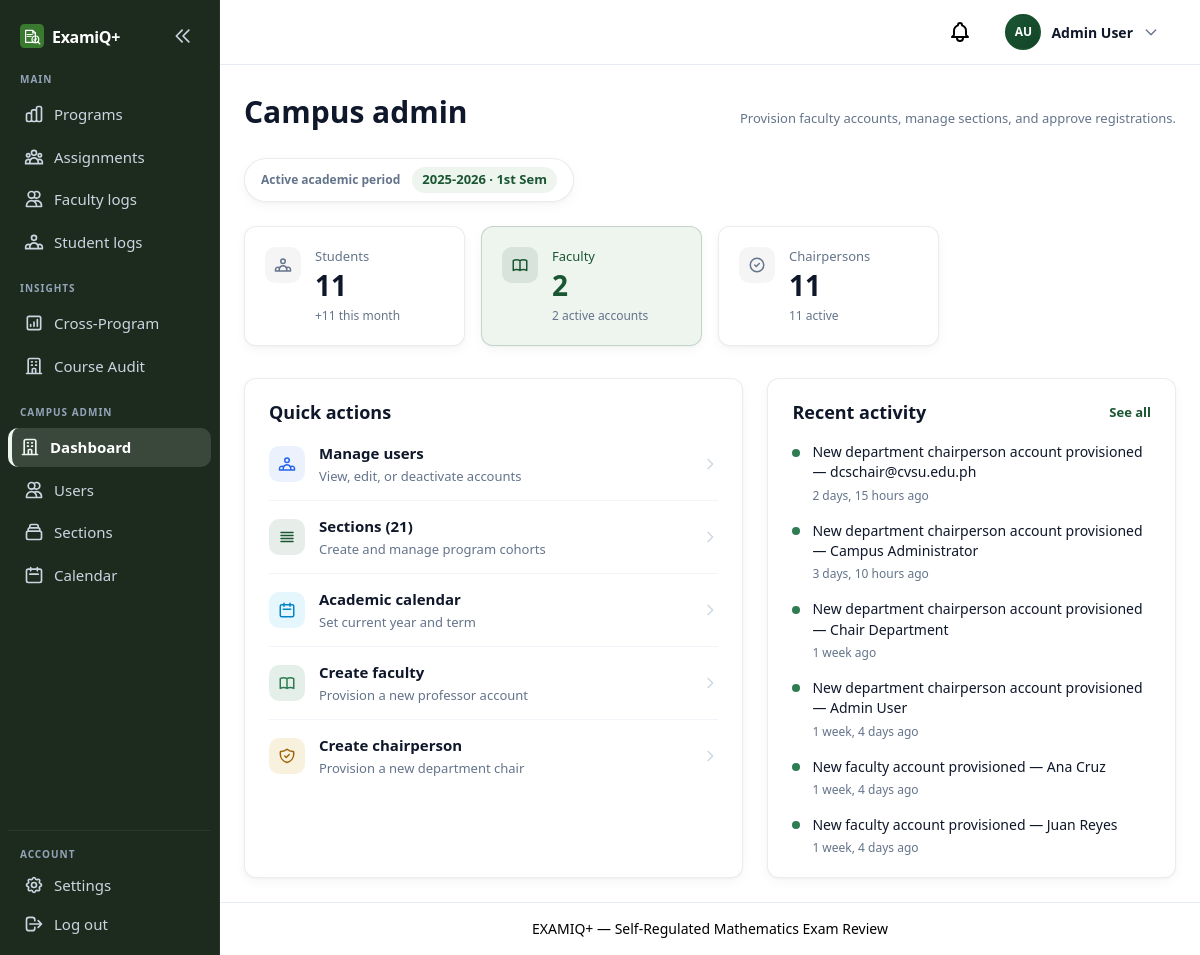
The app's page /campus/ (signed in) with its own data.
### apps/users/models.py (models this page shows, shortened)
class User(AbstractUser):
    class Role(models.TextChoices):
        STUDENT = "student", "Student"
        PROFESSOR = "professor", "Faculty"
        CHAIRPERSON = "chairperson", "Department Chairperson"
        CAMPUS_ADMIN = "campus_admin", "Campus Administrator"
    class ApprovalStatus(models.TextChoices):
        APPROVED = "approved", "Approved"
        PENDING = "pending", "Pending"
        REJECTED = "rejected", "Rejected"
    class HomeDegreeProgram(models.TextChoices):
        CS = "cs", "Computer Science"
        IT = "it", "Information Technology"
        BSED_MATH = "bsed_math", "BSEd Mathematics"
        PSYCHOLOGY = "psychology", "Psychology"
        MARKETING = "marketing", "Marketing"
        HR = "hr", "Human Resources"
        HOSPITALITY = "hospitality", "Hospitality Management"
        CRIMINOLOGY = "criminology", "Criminology"
    username = None
    email = models.EmailField(unique=True)
    role = models.CharField(
        max_length=20,
        choices=Role.choices,
        default=Role.STUDENT,
    )
    department = models.ForeignKey(
        Department,
        on_delete=models.SET_NULL,
        null=True,
        blank=True,
        related_name="users",
    )
    home_degree_program = models.CharField(
        max_length=20,
        choices=HomeDegreeProgram.choices,
        blank=True,
        default="",
        help_text="Student's home degree program — scopes review course offerings.",
    )
    year_level = models.ForeignKey(
        "questions.YearLevel",
        on_delete=models.SET_NULL,
        null=True,
        blank=True,
        related_name="students",
        help_text="Student's current year level — scopes available subjects.",
    )
    section = models.ForeignKey(
        ProgramSection,
        on_delete=models.SET_NULL,
        null=True,
        blank=True,
        related_name="students",
        help_text="Student's cohort section for the current academic year.",
    )
    password_changed_at = models.DateTimeField(
        null=True,
        blank=True,
        help_text="When the user last changed their password.",
    )
    middle_name = models.CharField(max_length=150, blank=True, default="")
    profile_photo = models.ImageField(upload_to="profile_photos/", blank=True, null=True)
    student_number = models.CharField(
        max_length=9,
        unique=True,
        null=True,
        blank=True,
        help_text="Nine-digit student ID (students only).",
    )
    employee_id = models.CharField(
        max_length=50,
        blank=True,
        default="",
        help_text="Employee ID for faculty and chairperson accounts.",
    )
    phone_number = models.CharField(
        max_length=11,
        blank=True,
        default="",
        help_text="Eleven-digit mobile number.",
    )
    approval_status = models.CharField(
        max_length=20,
        choices=ApprovalStatus.choices,
        default=ApprovalStatus.APPROVED,
    )
    USERNAME_FIELD = "email"
    REQUIRED_FIELDS: list[str] = []
    objects = UserManager()
    class Meta:
        verbose_name = "User"
        verbose_name_plural = "Users"
        ordering = ["email"]
    def get_full_name(self) -> str:
        parts = [self.first_name, self.middle_name, self.last_name]
        return " ".join(part for part in parts if part).strip()
    @property
    def initials(self) -> str:
        parts = [self.first_name[:1], self.last_name[:1]]
        return "".join(p.upper() for p in parts if p) or self.email[:2].upper()

class AcademicYear(models.Model):
    label = models.CharField(max_length=20, unique=True)
    is_current = models.BooleanField(default=False)
    class Meta:
        verbose_name = "Academic Year"
        verbose_name_plural = "Academic Years"
        ordering = ["-label"]
    @classmethod
    def get_current(cls) -> "AcademicYear | None":
        return cls.objects.filter(is_current=True).first()

class AcademicTerm(models.Model):
    class Semester(models.IntegerChoices):
        FIRST = 1, "1st Semester"
        SECOND = 2, "2nd Semester"
    academic_year = models.ForeignKey(
        AcademicYear,
        on_delete=models.CASCADE,
        related_name="terms",
    )
    name = models.CharField(max_length=50)
    semester = models.PositiveSmallIntegerField(
        choices=Semester.choices,
        default=Semester.FIRST,
    )
    is_current = models.BooleanField(default=False)
    class Meta:
        verbose_name = "Academic Term"
        verbose_name_plural = "Academic Terms"
        ordering = ["academic_year__label", "name"]
        unique_together = [["academic_year", "name"]]
    @classmethod
    def get_current(cls) -> "AcademicTerm | None":
        return cls.objects.filter(is_current=True).select_related("academic_year").first()

### apps/users/views_campus.py (the view)
class CampusDashboardView(CampusAdminRequiredMixin, TemplateView):
    template_name = "campus/dashboard.html"
    def get_context_data(self, **kwargs):
        context = super().get_context_data(**kwargs)
        month_ago = timezone.now() - timedelta(days=30)
        students = User.objects.filter(role=User.Role.STUDENT)
        professors = User.objects.filter(role=User.Role.PROFESSOR)
        chairpersons = User.objects.filter(role=User.Role.CHAIRPERSON)
        context["student_count"] = students.count()
        context["professor_count"] = professors.count()
        context["chairperson_count"] = chairpersons.count()
        context["new_students_count"] = students.filter(date_joined__gte=month_ago).count()
        context["student_subtext"] = (
            f"+{context['new_students_count']} this month"
            if context["new_students_count"]
            else "No new students this month"
        )
        context["active_professor_count"] = professors.filter(is_active=True).count()
        context["professor_subtext"] = f"{context['active_professor_count']} active accounts"
        context["active_chairperson_count"] = chairpersons.filter(is_active=True).count()
        context["chairperson_subtext"] = f"{context['active_chairperson_count']} active"
        context["pending_count"] = User.objects.filter(
            approval_status=User.ApprovalStatus.PENDING
        ).count()
        sections = ProgramSection.queryset_with_counts().filter(is_active=True)
        context["section_count"] = sections.count()
        context["sections_near_capacity"] = [
            s for s in sections if s.remaining_slots <= 5 and not s.is_full
        ]
        context["sections_full"] = [s for s in sections if s.is_full]
        context["current_academic_year"] = get_current_academic_year()
        context["current_term"] = AcademicTerm.get_current()
        context["recent_activity"] = _campus_recent_activity()
        return context

### templates/campus/dashboard.html (shortened to what this page needs)
{% extends "base.html" %}
{% load humanize %}
{% block content %}
<div class="overview-header mb-6">
    <div class="overview-header__main">
        <h1 class="overview-title">Campus admin</h1>
        <p class="overview-as-of">Provision faculty accounts, manage sections, and approve registrations.</p>
    </div>
</div>
{% if current_academic_year or current_term %}
<div class="campus-period-banner mb-6">
    <span class="campus-period-banner__label">Active academic period</span>
    <span class="campus-period-banner__value">
        {% if current_academic_year %}{{ current_academic_year.label }}{% endif %}
        {% if current_term %} · {{ current_term.name }}{% endif %}
    </span>
</div>
{% endif %}
<div class="overview-kpi-grid mb-8">
    <div class="overview-kpi-grid__item">
        {% include "components/overview_stat_card.html" with value=student_count label="Students" subtext=student_subtext icon="users" variant="neutral" %}
    </div>
    <div class="overview-kpi-grid__item">
        {% include "components/overview_stat_card.html" with value=professor_count label="Faculty" subtext=professor_subtext icon="book" variant="accent" %}
    </div>
    <div class="overview-kpi-grid__item">
        {% include "components/overview_stat_card.html" with value=chairperson_count label="Chairpersons" subtext=chairperson_subtext icon="target" variant="neutral" %}
    </div>
</div>
<div class="campus-dashboard-grid">
    <section class="campus-panel">
        <h2 class="campus-panel__title">Quick actions</h2>
        <div class="campus-action-list">
            <a href="{% url 'campus:user_list' %}" class="campus-action-item">
                <span class="campus-action-item__icon campus-action-item__icon--users" aria-hidden="true">
                </span>
                <span class="campus-action-item__body">
                    <span class="campus-action-item__title">Manage users</span>
                    <span class="campus-action-item__desc">View, edit, or deactivate accounts{% if pending_count %} · {{ pending_count }} pending{% endif %}</span>
                </span>
                <svg class="campus-action-item__chevron" fill="none" stroke="currentColor" viewBox="0 0 24 24" aria-hidden="true"><path stroke-linecap="round" stroke-linejoin="round" stroke-width="2" d="M9 5l7 7-7 7"/></svg>
            </a>
            <a href="{% url 'campus:section_list' %}" class="campus-action-item">
                <span class="campus-action-item__icon campus-action-item__icon--sections" aria-hidden="true">
                    <svg fill="none" stroke="currentColor" viewBox="0 0 24 24"><path stroke-linecap="round" stroke-linejoin="round" stroke-width="2" d="M4 6h16M4 10h16M4 14h16M4 18h16"/></svg>
                </span>
                <span class="campus-action-item__body">
                    <span class="campus-action-item__title">Sections ({{ section_count }})</span>
                    <span class="campus-action-item__desc">Create and manage program cohorts</span>
                </span>
                <svg class="campus-action-item__chevron" fill="none" stroke="currentColor" viewBox="0 0 24 24" aria-hidden="true"><path stroke-linecap="round" stroke-linejoin="round" stroke-width="2" d="M9 5l7 7-7 7"/></svg>
            </a>
            <a href="{% url 'campus:academic_calendar' %}" class="campus-action-item">
                <span class="campus-action-item__icon campus-action-item__icon--calendar" aria-hidden="true">
                    <svg fill="none" stroke="currentColor" viewBox="0 0 24 24"><path stroke-linecap="round" stroke-linejoin="round" stroke-width="2" d="M8 7V3m8 4V3m-9 8h10M5 21h14a2 2 0 002-2V7a2 2 0 00-2-2H5a2 2 0 00-2 2v12a2 2 0 002 2z"/></svg>
                </span>
                <span class="campus-action-item__body">
                    <span class="campus-action-item__title">Academic calendar</span>
                    <span class="campus-action-item__desc">Set current year and term</span>
                </span>
                <svg class="campus-action-item__chevron" fill="none" stroke="currentColor" viewBox="0 0 24 24" aria-hidden="true"><path stroke-linecap="round" stroke-linejoin="round" stroke-width="2" d="M9 5l7 7-7 7"/></svg>
            </a>
            <a href="{% url 'campus:create_professor' %}" class="campus-action-item">
                <span class="campus-action-item__icon campus-action-item__icon--faculty" aria-hidden="true">
                </span>
                <span class="campus-action-item__body">
                    <span class="campus-action-item__title">Create faculty</span>
                    <span class="campus-action-item__desc">Provision a new professor account</span>
                </span>
                <svg class="campus-action-item__chevron" fill="none" stroke="currentColor" viewBox="0 0 24 24" aria-hidden="true"><path stroke-linecap="round" stroke-linejoin="round" stroke-width="2" d="M9 5l7 7-7 7"/></svg>
            </a>
            <a href="{% url 'campus:create_chairperson' %}" class="campus-action-item">
                <span class="campus-action-item__icon campus-action-item__icon--chair" aria-hidden="true">
                </span>
                <span class="campus-action-item__body">
                    <span class="campus-action-item__title">Create chairperson</span>
                    <span class="campus-action-item__desc">Provision a new department chair</span>
                </span>
                <svg class="campus-action-item__chevron" fill="none" stroke="currentColor" viewBox="0 0 24 24" aria-hidden="true"><path stroke-linecap="round" stroke-linejoin="round" stroke-width="2" d="M9 5l7 7-7 7"/></svg>
            </a>
        </div>
    </section>
    <section class="campus-panel">
        <div class="campus-panel__header-row">
            <h2 class="campus-panel__title">Recent activity</h2>
            <a href="{% url 'campus:user_list' %}" class="campus-panel__link">See all</a>
        </div>
        {% if recent_activity %}
        <ul class="campus-activity-feed">
            {% for item in recent_activity %}
            <li class="campus-activity-item">
                <span class="campus-activity-item__dot campus-activity-item__dot--{{ item.tone }}" aria-hidden="true"></span>
                <div class="campus-activity-item__body">
                    <p class="campus-activity-item__message">{{ item.message }}</p>
                    <p class="campus-activity-item__time">{{ item.timestamp|naturaltime }}</p>
                </div>
            </li>
            {% endfor %}
        </ul>
        {% else %}
        <p class="campus-activity-empty">No recent campus activity yet.</p>
        {% endif %}
    </section>
</div>
{% endblock %}

### templates/components/navbar.html (shortened to what this page needs)
{% if user.is_authenticated %}
<header class="app-topbar">
    <div class="app-topbar-inner">
        <a href="{% url 'users:notifications' %}" class="relative p-2 text-examiq-slate hover:text-examiq-navy" aria-label="Notifications">
        </a>
        <div class="profile-dropdown" data-dropdown>
            <button type="button" class="profile-dropdown-trigger" data-dropdown-toggle aria-expanded="false" aria-haspopup="true">
                {% include "components/profile_avatar_upload.html" with size="nav" show_camera=False preview_id="nav-avatar-preview" %}
                <span class="profile-name hidden sm:inline">{{ user.get_full_name|default:user.email }}</span>
                <svg class="profile-chevron w-4 h-4" fill="none" stroke="currentColor" viewBox="0 0 24 24">
                    <path stroke-linecap="round" stroke-linejoin="round" stroke-width="2" d="M19 9l-7 7-7-7"/>
                </svg>
            </button>
        </div>
    </div>
</header>
{% endif %}

### templates/components/profile_avatar_upload.html (shortened to what this page needs)
{% load static %}
<div class="profile-avatar-wrap profile-avatar-wrap--{{ size|default:'form' }}">
    {% if user.profile_photo %}
    <img src="{{ user.profile_photo.url }}"
         alt=""
         class="profile-avatar-image"
         id="{% if preview_id %}{{ preview_id }}{% else %}profile-photo-preview{% endif %}">
    {% else %}
    <span class="profile-avatar profile-avatar--{{ user.role }} profile-avatar-image"
          id="{% if preview_id %}{{ preview_id }}{% else %}profile-photo-preview-fallback{% endif %}"
          aria-hidden="true">{{ user.initials }}</span>
    {% endif %}
</div>

### records on screen
User: initials "AU", get_full_name "Admin User", timestamp "1 week, 4 days ago"
AcademicYear: label "2025-2026"
AcademicTerm: name "1st Sem"
User: timestamp "2 days, 15 hours ago"
User: timestamp "3 days, 10 hours ago"
User: timestamp "1 week ago"
User: timestamp "1 week, 4 days ago"
User: timestamp "1 week, 4 days ago"

### other values on screen
{{ label }} "Students Faculty Chairpersons"
{{ value }} "11 2 11"
{{ subtext }} "+11 this month 2 active accounts 11 active"
{{ section_count }} "21"
{{ item.message }} "New department chairperson account provisioned — dcschair@cvsu.edu.ph" "New department chairperson account provisioned — Campus Administrator" "New department chairperson account provisioned — Chair Department" "New department chairperson account provisioned — Admin User" "New faculty account provisioned — Ana Cruz" "New faculty account provisioned — Juan Reyes"
